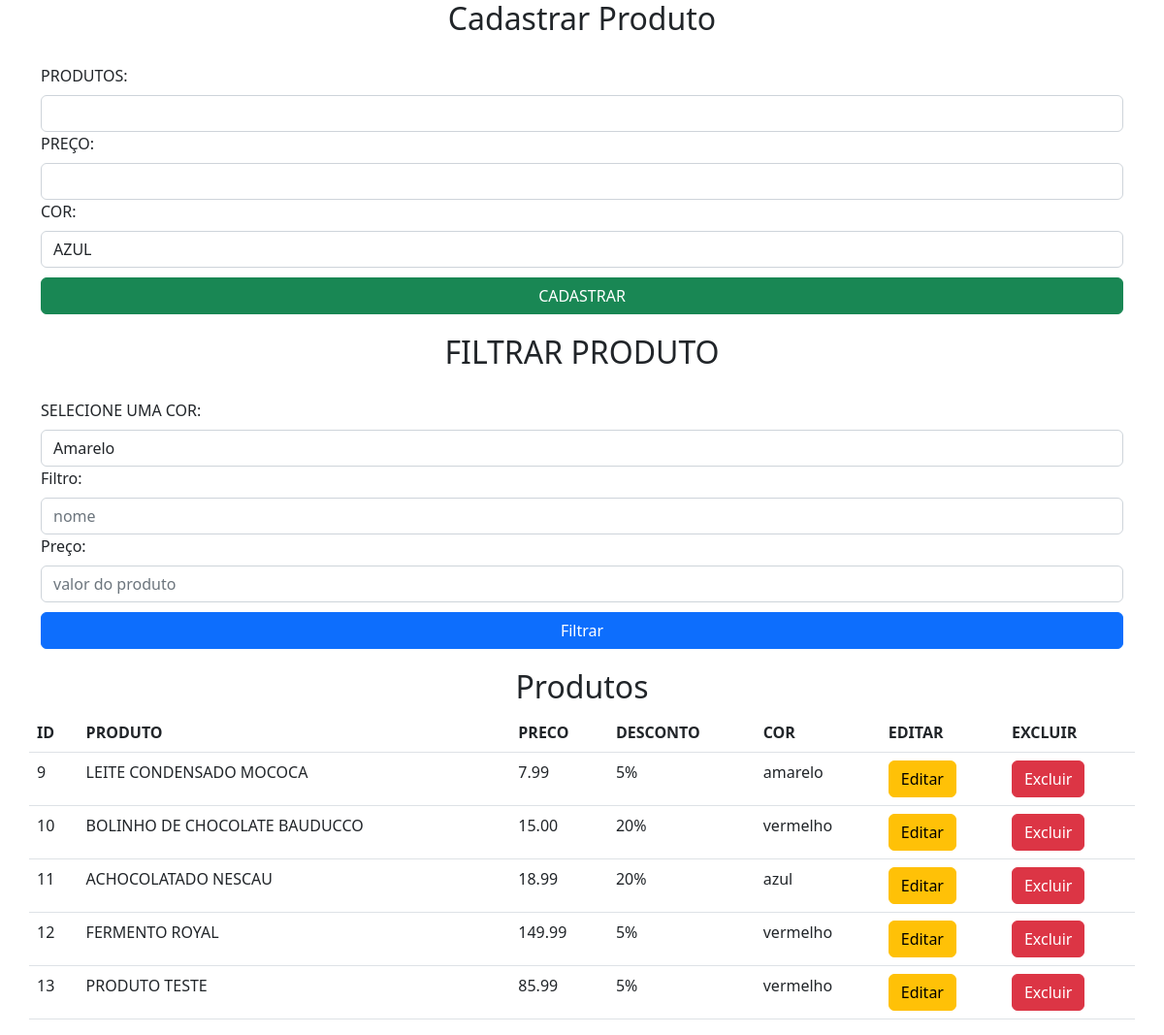
The page / on the database its author committed.
### tables this page shows
CREATE TABLE `produto` (
  `idprod` int(8) NOT NULL,
  `nome` varchar(40) NOT NULL,
  `cor` varchar(40) NOT NULL
);

CREATE TABLE `preco` (
  `idpreco` int(8) NOT NULL,
  `preco` decimal(8,2) NOT NULL
);

### index.php (the view, shortened to what this page needs)
<?php
 include_once("php/conexaobd.php");
  $pesquisar_produtos = "SELECT * FROM produto JOIN preco ON produto.idprod = preco.idpreco";
  $result = mysqli_query($link, $pesquisar_produtos)  or die ("ERRO ao pesquisar dados. " . mysqli_error($link) );
?>
<!DOCTYPE html>
<html lang="en">
<head>
    <link rel="stylesheet" href="css/style.css">
    <link rel="stylesheet" href="css/bootstrap.min.css">
</head>
<body>
    <section id="form">
        <h2>Cadastrar Produto</h2>
        <form class="container form-group" method="post" name="produtos" action="php/insert_prod.php" enctype="multipart/form-data">
            <div id="produtos">
                <label class="form-label" for="descricao">PRODUTOS:</label>
                <input class="form-control" id="descricao" name="descricao" type="text">
            </div>
            <div id="produtos">
                <label class="form-label" for="preco">PREÇO:</label>
                <input class="form-control" id="preco" name="preco" type="text">
            </div>
            <div id="produtos">
                <label class="form-label" for="">COR: </label>
                <select class="form-control" name="cor" id="cor">
                    <option value="azul">AZUL</option>
                </select>
            </div>
            <button id="cadastrar" class="btn btn-success" type="submit" id="inserir">CADASTRAR</button>
        </form>
    </section>
    <section>
        <h2>FILTRAR PRODUTO</h2>
        <form class="container form-group" method="POST" name="filtro_tabela" action="index.php" enctype="multipart/form-data">
            <div>
                <label for="cor" class="form-label" for="">SELECIONE UMA COR:</label>
                <select class="form-control" name="cor" id="cor">
                    <option value="amarelo">Amarelo</option>
                </select>
            </div>
            <div>
                <label class="form-label" for="nome">Filtro:</label>
                <input class="form-control"s id="nome" name="nome" type="text" placeholder="nome">
            </div>
            <div>
                <label class="form-label" for="valor">Preço:</label>
                <input class="form-control"s id="valor" name="valor" type="text" placeholder="valor do produto">
            </div>
            <button type="submit" name="botao_filtrar" id="botao_filtrar" class="btn btn-primary">Filtrar</button>
        </form>
    </section>
    <section>
        <h2>Produtos</h2>
        <table class="container table">
            <thead>
            <tr>
                <th id="id">ID</th>
                <th id="titulo">PRODUTO</th>
                <th id="titulo">PRECO</th>
                <th id="desconto">DESCONTO</th>
                <th id="titulo">COR</th>
                <th>EDITAR</th>
                <th>EXCLUIR</th>
            </tr>
            </thead>
            <tbody>
                <?php
                while($registro = mysqli_fetch_assoc($result)){
                     $desconto = $registro['cor'];
                     if($desconto == 'vermelho' && $registro['preco'] >= '50.00'){
                        $valor_desconto ='5%';
                     }
                     elseif($desconto == 'vermelho'){
                        $valor_desconto = '20%';
                     }
                     elseif($desconto == 'azul'){
                        $valor_desconto = '20%';
                     }
                     else{
                        $valor_desconto = '5%';
                     }
                     ?>
                     <tr>
                        <td><?php echo $registro['idprod'];?></td>
                        <td><?php echo $registro['nome'];?></td>
                        <td><?php echo $registro['preco'];?></td>
                        <td><?php echo $valor_desconto;?></td>
                        <td><?php echo $registro['cor'];?></td>
                        <td><button type="button" class="btn btn-xs btn-warning" data-bs-toggle="modal" data-bs-target="#editar" data-whatever="<?php echo $registro['idprod']; ?>" data-whatevernome="<?php echo $registro['nome']; ?>"data-whateverpreco="<?php echo $registro['preco']; ?>">Editar</button></td>
                        <td><button button type="button" class="btn btn-xs btn-danger" data-bs-toggle="modal" data-bs-target="#excluir" data-whatever="<?php echo $registro['idprod']; ?>" data-whatevernome="<?php echo $registro['nome']; ?>"data-whateverpreco="<?php echo $registro['preco']; ?>">Excluir</button></td>
                  <?php  } ?>
            </tbody>
        </table>
    </section>
</body>
</html>

### css/style.css (style rules this page uses)
h2 { text-align: center; }
form { padding-top: 20px; padding-bottom: 20px; }
form > button { margin-top: 10px; }
#botao_filtrar { width: 100%; }
#cadastrar { width: 100%; }

### rows shown on the page
produto: idprod "9", nome "LEITE CONDENSADO MOCOCA", preco.preco "7.99", cor "5%", cor "amarelo"
produto: idprod "10", nome "BOLINHO DE CHOCOLATE BAUDUCCO", preco.preco "15.00", cor.preco "20%", cor "vermelho"
produto: idprod "11", nome "ACHOCOLATADO NESCAU", preco.preco "18.99", cor "20%", cor "azul"
produto: idprod "12", nome "FERMENTO ROYAL", preco.preco "149.99", cor.preco "5%", cor "vermelho"
produto: idprod "13", nome "PRODUTO TESTE", preco.preco "85.99", cor.preco "5%", cor "vermelho"
